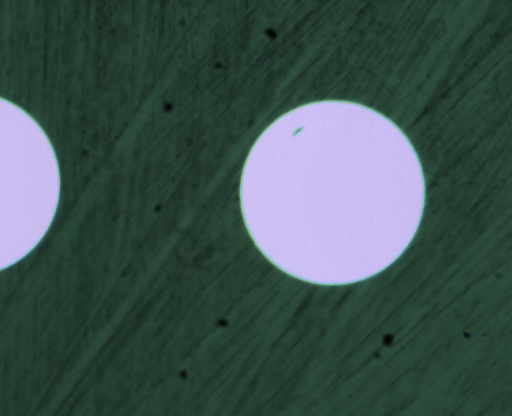
#> input picture others/final/horizontal_line_referencing/lateral_reference/lateral_reference__C001H001S0001000001.tif, 512 x 416 px; its folder holds only this picture in this run
$ python '1. lateral_reference.py'
#> lines starting #> are read from the running program, lines starting #| are printed output that depends on the picture; after the words box and inside, x2 and y2 are one past the last pixel; in counts of white or black regions, pixels touching at a corner belong together
#> further down, rgb is the input picture: shape (416, 512, 3) uint16; mean R, G, B 15322, 19997, 19265.2
### others/final/rgb_normalization/FUNC_.py
from matplotlib import pyplot as plt
import numpy as np
import os
import glob
import cv2
import sys
from scipy import stats

################################################################################

# [25 lines left out: functions average_profile, image_profile, not called in this run]

################################################################################

################################################################################

def rgb2gray(rgb):
    return np.dot(rgb[...,:3], [0.2989, 0.5870, 0.1140])
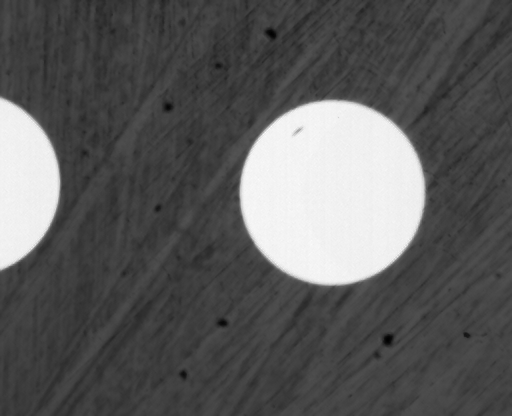
#> returned value: shape (416, 512) float64; min 1258.7, max 48874.8, mean 18514.2; drawn with min black and max white

################################################################################

################################################################################

# [95 lines left out: functions srgbtoxyz, RGBnorm2RGBprime, XYZnormtolab, sRGBtoLab, not called in this run]

################################################################################

################################################################################

def find_center(img, threshold):
    gray = rgb2gray(img)
    binary = gray > threshold
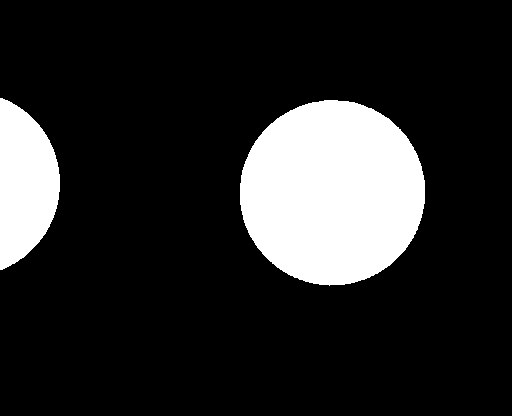
#> binary: shape (416, 512) bool; 16.2% white; 2 white regions, box (x1, y1, x2, y2) and area: (240, 100, 425, 286) 26959, (0, 98, 60, 270) 7555

    plt.subplot(1,2,1)
    plt.imshow(gray, cmap=plt.get_cmap('gray'))

    plt.subplot(1,2,2)
    plt.imshow(binary, cmap=plt.get_cmap('gray'))

    plt.show()
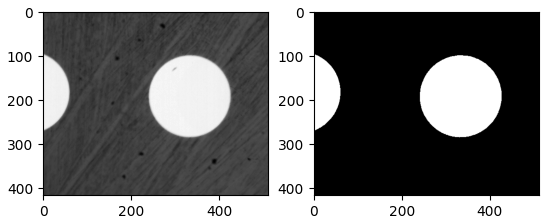
#> figure drawn by matplotlib, 2 panels

    return None

################################################################################

################################################################################

# [17 lines left out: function generate_axisymmetric, not called in this run]

################################################################################

### others/final/rgb_normalization/1. lateral_reference.py
from matplotlib import pyplot as plt
import numpy as np
import os
from FUNC_ import rgb2gray
from FUNC_ import find_center
from skimage import io

f = r'/media/devici/328C773C8C76F9A5/color_interferometry/bottom_view/20191023/exp2/lateral_reference'
os.chdir(f)

rgb = io.imread('lateral_reference__C001H001S0001000001.tif')

threshold = 30000
find_center(rgb,threshold)

delta_x = abs(270-451)
delta_y = abs(186-368)

print(delta_x, delta_y)

avg = (delta_x + delta_y)/2

length = 1/1000                                                                 #reference length in meters

px_meters = [length/avg]

np.savetxt('pixel_length.txt',px_meters,fmt='%.9f')
